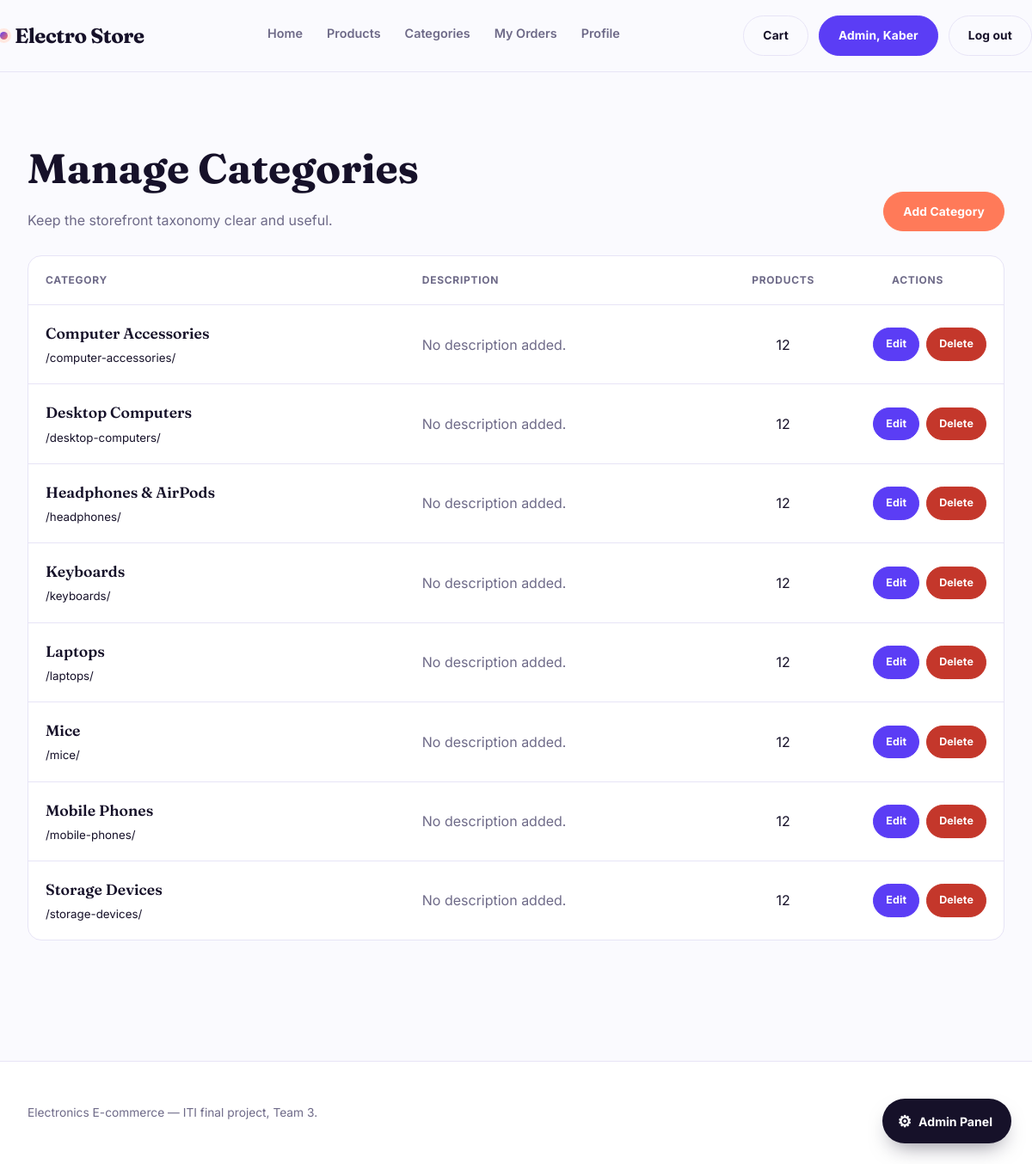
Screenshot of /catalog/manage/categories/ (signed in) with the database file from the repository.
### accounts/models.py (models this page shows, shortened)
class User(AbstractUser):
    username = None
    email = models.EmailField(unique=True)
    mobile = models.CharField(max_length=11)
    USERNAME_FIELD = "email"
    REQUIRED_FIELDS = []
    objects = UserManager()

### catalog/models.py (models this page shows, shortened)
class Category(models.Model):
    name = models.CharField(max_length=100, unique=True)
    slug = models.SlugField(max_length=120, unique=True, blank=True)
    description = models.TextField(blank=True)
    created_at = models.DateTimeField(auto_now_add=True)
    updated_at = models.DateTimeField(auto_now=True)
    class Meta:
        ordering = ['name']
        verbose_name_plural = 'Categories'

### catalog/views.py (the view)
# urls.py: path('catalog/manage/categories/', views.admin_category_list, name='admin_category_list'),
@staff_member_required
def admin_category_list(request):
    categories = Category.objects.annotate(product_count=Count('products'))
    return render(request, 'catalog/admin/category_manage_list.html', {
        'categories': categories,
    })

### templates/catalog/admin/category_manage_list.html (shortened to what this page needs)
{% extends 'base.html' %}
{% block content %}
<section class="admin-page">
  <div class="wrap">
    <div class="admin-heading">
      <div>
        <h1>Manage Categories</h1>
        <p>Keep the storefront taxonomy clear and useful.</p>
      </div>
      <a class="btn btn-accent" href="{% url 'catalog:admin_category_add' %}"><span>Add Category</span></a>
    </div>
    {% if categories %}
      <div class="admin-table">
        <table>
          <thead>
            <tr>
              <th scope="col">Category</th>
              <th scope="col">Description</th>
              <th scope="col" class="products-col">Products</th>
               <th scope="col" class="actions-col" style="text-align: center;">Actions</th>
            </tr>
          </thead>
          <tbody>
            {% for category in categories %}
              <tr>
                <td><div class="category-name">{{ category.name }}</div><small class="text-muted">/{{ category.slug }}/</small></td>
                <td class="category-description">{{ category.description|default:'No description added.'|truncatechars:100 }}</td>
                <td class="products-col">{{ category.product_count }}</td>
                 <td class="actions-col">
                  <div class="admin-actions">
                    <a class="btn btn-edit" href="{% url 'catalog:admin_category_edit' category.pk %}"><span>Edit</span></a>
                    <a class="btn btn-delete" href="{% url 'catalog:admin_category_delete' category.pk %}"><span>Delete</span></a>
                  </div>
                </td>
              </tr>
            {% endfor %}
          </tbody>
        </table>
      </div>
    {% else %}
      <div class="empty">
        <h3>No categories yet</h3>
        <p>Create the first category for the storefront.</p>
        <a class="btn" href="{% url 'catalog:admin_category_add' %}"><span>Add Category</span></a>
      </div>
    {% endif %}
  </div>
</section>
{% endblock %}

### templates/base.html (shortened to what this page needs)
{% load static %}
<!DOCTYPE html>
<html lang="en">
<head>
  <link rel="stylesheet" href="{% static 'css/base.css' %}">
</head>
<body>
  <header class="top" id="siteHeader">
    <div class="wrap top-in">
      <a class="brand" href="{% url 'catalog:home' %}"><span class="brand-dot"></span>Electro Store</a>
      <nav class="nav">
        <a href="{% url 'catalog:home' %}">Home</a>
        <a href="{% url 'catalog:product_list' %}">Products</a>
        <a href="{% url 'catalog:category_list' %}">Categories</a>
        {% if user.is_authenticated %}
        {% if user.is_staff %}
        <a href="{% url 'orders:order_history' %}">My Orders</a>
        {% else %}
        <a href="{% url 'orders:order_history' %}">My Orders</a>
        {% endif %}
        <a href="{% url 'accounts:profile' %}">Profile</a>
        {% endif %}
      </nav>
      <div class="nav-act">
        <a class="btn btn-ghost" href="{% url 'cart:cart_detail' %}"><span>Cart</span></a>
        {% if user.is_authenticated %}
        <a class="btn" href="{% url 'accounts:profile' %}">
          <span>
            {% if user.is_staff %}
            Admin, {{ user.first_name }}
            {% else %}
            {{ user.first_name|default:"Account" }}
            {% endif %}
          </span>
        </a>
        <a class="btn btn-ghost" href="{% url 'accounts:logout' %}">
          <span>Log out</span>
        </a>
        {% endif %}
      </div>
    </div>
  </header>
  {% if user.is_authenticated and user.is_staff %}
  <button class="admin-toggle" id="adminToggle" title="Open Admin Panel">
    <span class="icon">⚙</span><span>Admin Panel</span>
  </button>
  {% endif %}
  <main>
    {% block content %}{% endblock %}
  </main>
  <footer class="foot">
    <div class="wrap foot-in">
      <div>Electronics E-commerce — ITI final project, Team 3.</div>
      <div>Crafted with Django.</div>
    </div>
  </footer>
</body>
</html>

### static/css/base.css (style rules this page uses)
:root { --bg:#FAFAFE; --surface:#FFFFFF; --ink:#161129; --muted:#6E6A88; --line:#E7E4F6; --primary:#5B3DF5; --primary-deep:#3B24B8; --accent:#FF7A59; --accent-soft:#FFE8E0; --mint:#12B886; --display:"Fraunces",Georgia,serif; --body:"Inter",system-ui,-apple-system,"Segoe UI",sans-serif; }
* { box-sizing:border-box }
body { margin:0;background:var(--bg);color:var(--ink); font-family:var(--body);font-size:16px;line-height:1.65; -webkit-font-smoothing:antialiased; }
a { color:inherit;text-decoration:none }
.wrap { max-width:1260px;margin:0 auto;padding:0 32px }
.top { border-bottom:1px solid var(--line);background:rgba(250,250,254,.9); backdrop-filter:blur(10px);position:sticky;top:0;z-index:30; transition:box-shadow .3s ease }
.top-in { display:flex;align-items:center;justify-content:space-between; gap:28px;padding:18px 0 }
.brand { font-family:var(--display);font-size:1.5rem;font-weight:700; letter-spacing:-.02em;color:var(--ink);display:flex;align-items:center;gap:8px }
.brand-dot { width:9px;height:9px;border-radius:50%; background:linear-gradient(135deg,var(--primary),var(--accent)); box-shadow:0 0 0 4px var(--accent-soft) }
.nav { display:flex;gap:28px;font-size:.9rem;font-weight:600 }
.nav a { position:relative;padding-bottom:4px;color:var(--muted);transition:color .2s ease }
.nav a::after { content:"";position:absolute;left:0;bottom:0;width:100%;height:2px; border-radius:2px;background:linear-gradient(90deg,var(--primary),var(--accent)); transform:scaleX(0);transform-origin:right; transition:transform .35s cubic-bezier(.4,0,.2,1) }
.nav-act { display:flex;gap:12px;align-items:center }
.btn { position:relative;overflow:hidden;display:inline-block; font-family:var(--body);font-size:.86rem;font-weight:700;letter-spacing:.01em; padding:11px 22px;border-radius:999px;border:1px solid var(--primary); background:var(--primary);color:#fff;cursor:pointer; transition:transform .25s cubic-bezier(.2,.7,.3,1),box-shadow .25s ease,background .25s ease; }
.btn span { position:relative;z-index:1 }
.btn-ghost { background:transparent;color:var(--ink);border-color:var(--line) }
.btn-accent { background:var(--accent);border-color:var(--accent) }
.foot { border-top:1px solid var(--line);margin-top:110px;padding:48px 0; font-size:.86rem;color:var(--muted);background:var(--surface) }
.foot-in { display:flex;flex-wrap:wrap;gap:20px;justify-content:space-between }
.btn-edit { background:var(--primary);color:#fff;border-color:var(--primary) }
.btn-delete { background:#C4372B;color:#fff;border-color:#C4372B }
.admin-table { background:var(--surface);border:1px solid var(--line);border-radius:16px;overflow:hidden }
.admin-table table { width:100%;border-collapse:collapse }
.admin-table th { text-align:left;font-size:.72rem;letter-spacing:.06em;text-transform:uppercase; color:var(--muted);padding:16px 20px;border-bottom:1px solid var(--line) }
.admin-table td { padding:16px 20px;border-bottom:1px solid var(--line);vertical-align:middle }
.admin-table tr:last-child td { border-bottom:none }
.admin-actions { display:flex;gap:8px;justify-content:flex-end }
.admin-actions .btn { padding:8px 14px;font-size:.78rem }
.admin-toggle { position:fixed;right:24px;bottom:24px;z-index:40; height:52px;padding:0 22px 0 18px;border-radius:999px; background:var(--ink);color:#fff;display:flex;align-items:center; gap:8px;font-family:var(--body);font-size:.88rem;font-weight:700; border:none;cursor:pointer; box-shadow:0 12px 24px -10px rgba(22,17,41,.5); transition:transform .25s ease }
.admin-toggle .icon { font-size:1.15rem }

### rows the page displays
User: first_name "Kaber"
Category: name "Computer Accessories", slug "computer-accessories", description "No description added.", product_count "12"
Category: name "Desktop Computers", slug "desktop-computers", description "No description added.", product_count "12"
Category: name "Headphones & AirPods", slug "headphones", description "No description added.", product_count "12"
Category: name "Keyboards", slug "keyboards", description "No description added.", product_count "12"
Category: name "Laptops", slug "laptops", description "No description added.", product_count "12"
Category: name "Mice", slug "mice", description "No description added.", product_count "12"
Category: name "Mobile Phones", slug "mobile-phones", description "No description added.", product_count "12"
Category: name "Storage Devices", slug "storage-devices", description "No description added.", product_count "12"
